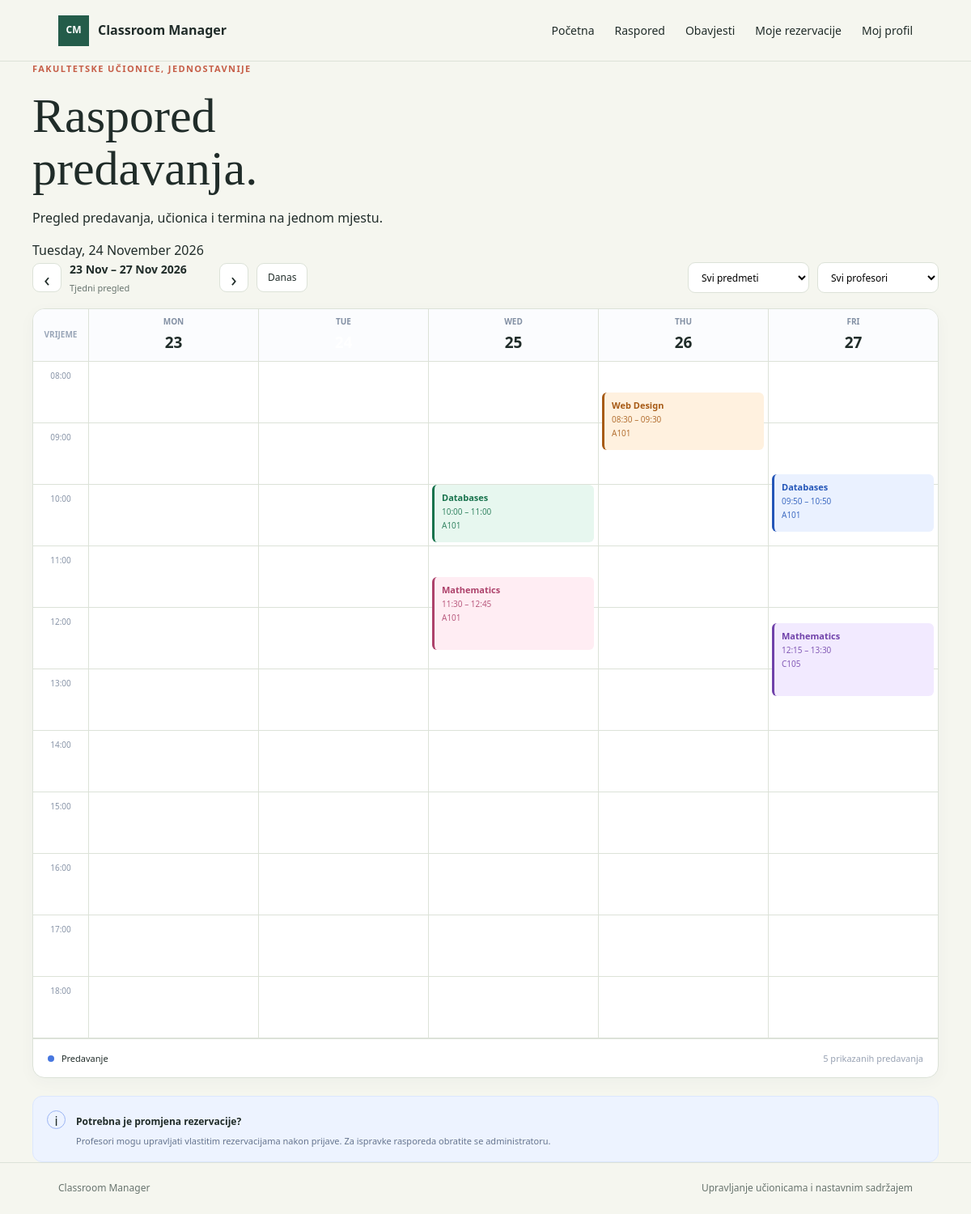
Screenshot of /timetable.php (signed in) with the database file from the repository.
### tables this page shows
CREATE TABLE `reservations` (
  `id` int(11) NOT NULL,
  `classroom_id` int(11) NOT NULL,
  `subject_id` int(11) NOT NULL,
  `expected_students` int(10) UNSIGNED DEFAULT NULL,
  `user_id` int(11) NOT NULL,
  `starts_at` datetime NOT NULL,
  `ends_at` datetime NOT NULL,
  `notes` text DEFAULT NULL
);

CREATE TABLE `subjects` (
  `id` int(11) NOT NULL,
  `name` varchar(150) NOT NULL
);

CREATE TABLE `classrooms` (
  `id` int(11) NOT NULL,
  `room_code` varchar(30) NOT NULL,
  `capacity` int(11) NOT NULL
);

### functions.php (called while the page is built, shortened)
<?php
function e(string|int|null $value): string
{
    return htmlspecialchars((string) $value, ENT_QUOTES | ENT_SUBSTITUTE, 'UTF-8');
}

### config.php (called while the page is built, shortened)
<?php
function db(): PDO
{
    static $pdo;
    if ($pdo instanceof PDO) {
        return $pdo;
    }
    $host = getenv('DB_HOST') ?: '127.0.0.1';
    $name = getenv('DB_NAME') ?: 'classroommanager';
    $user = getenv('DB_USER') ?: 'root';
    $password = getenv('DB_PASS');
    $password = $password === false ? '' : $password;
    $pdo = new PDO(
        "mysql:host={$host};dbname={$name};charset=utf8mb4",
        $user,
        $password,
        [
            PDO::ATTR_ERRMODE => PDO::ERRMODE_EXCEPTION,
            PDO::ATTR_DEFAULT_FETCH_MODE => PDO::FETCH_ASSOC,
            PDO::ATTR_EMULATE_PREPARES => false,
        ]
    );
    return $pdo;
}

### timetable.php (the view, shortened to what this page needs)
<?php
require_once __DIR__ . '/config.php';
require_once __DIR__ . '/functions.php';
$user = current_user();
$week = $_GET['week'] ?? date('Y-m-d');
$weekDate = DateTime::createFromFormat('Y-m-d', $week);
$weekDate->modify('monday this week');
$weekStart = $weekDate->format('Y-m-d');
$weekEnd = (clone $weekDate)->modify('+7 days')->format('Y-m-d');
$previousWeek = (clone $weekDate)
    ->modify('-7 days')->format('Y-m-d');
$nextWeek = (clone $weekDate)
    ->modify('+7 days')->format('Y-m-d');
$userId = $user['id'] ?? $user['ID'];
$sql = "
    SELECT
        r.id,
        r.starts_at,
        r.ends_at,
        r.notes,
        s.name AS subject_name,
        c.room_code,
        c.capacity,
        u.username AS professor_name
    FROM reservations r
    JOIN subjects s ON r.subject_id = s.id
    JOIN classrooms c ON r.classroom_id = c.id
    JOIN users u ON r.user_id = u.id
    WHERE r.starts_at < :week_end
    AND r.ends_at > :week_start
    AND r.subject_id IN (
        SELECT subject_id
        FROM user_subjects
        WHERE user_id = :user_id
    )
    ORDER BY r.starts_at
";
$stmt = db()->prepare($sql);
$stmt->execute([
    ':week_start' => $weekStart . ' 00:00:00',
    ':week_end' => $weekEnd . ' 00:00:00',
    ':user_id' => $userId
]);
$reservations = $stmt->fetchAll();
$days = [];
for ($i = 0; $i < 5; $i++) {
    $day = (clone $weekDate)->modify("+$i days");
    $days[] = [
        'date' => $day->format('Y-m-d'),
        'name' => $day->format('D'),
        'number' => $day->format('j')
    ];
}
$weekLabel =
    $weekDate->format('d M') .
    ' – ' .
    (clone $weekDate)->modify('+4 days')->format('d M Y');
$hours = range(8, 18);
require __DIR__ . '/header.php';
?>
<section class="page">
    <section class="page-heading">
        <div>
            <p class="eyebrow">FAKULTETSKE UČIONICE, JEDNOSTAVNIJE</p>
            <h1>Raspored<br><span>predavanja.</span></h1>
            <p class="subtitle">
                Pregled predavanja, učionica i termina na jednom mjestu.
            </p>
        </div>
        <div class="heading-date">
            <?= e(date('l, d F Y')) ?>
        </div>
    </section>
    <section class="toolbar">
        <div class="week-navigation">
            <a href="?week=<?= e($previousWeek) ?>"
               class="arrow-button"
               aria-label="Prethodni tjedan">
                &#8249;
            </a>
            <div class="week-label">
                <strong><?= e($weekLabel) ?></strong>
                <span>Tjedni pregled</span>
            </div>
            <a href="?week=<?= e($nextWeek) ?>"
               class="arrow-button"
               aria-label="Sljedeći tjedan">
                &#8250;
            </a>
            <a href="timetable.php" class="today-button">
                Danas
            </a>
        </div>
        <div class="filters">
            <select id="subjectFilter">
                <option value="">Svi predmeti</option>
            </select>
            <select id="professorFilter">
                <option value="">Svi profesori</option>
            </select>
        </div>
    </section>
    <section class="schedule-card">
        <div class="schedule-scroll">
            <div class="timetable">
                <div class="corner-cell">
                    VRIJEME
                </div>
                <?php foreach ($days as $day): ?>
                    <div class="day-heading
                        <?= $day['date'] == date('Y-m-d') ? 'is-today' : '' ?>">
                        <span><?= strtoupper(e($day['name'])) ?></span>
                        <strong><?= e($day['number']) ?></strong>
                    </div>
                <?php endforeach; ?>
                <?php foreach ($hours as $hour): ?>
                    <div class="time-cell">
                        <?= sprintf('%02d:00', $hour) ?>
                    </div>
                    <?php foreach ($days as $day): ?>
                        <div class="slot-cell"></div>
                    <?php endforeach; ?>
                <?php endforeach; ?>
                <?php foreach ($reservations as $reservation):
                    $start = new DateTime($reservation['starts_at']);
                    $end = new DateTime($reservation['ends_at']);
                    $dayIndex = (int)$start->format('N') - 1;
                    $startMinutes =
                        ((int)$start->format('H') - 8) * 60
                        + (int)$start->format('i');
                    $duration =
                        ($end->getTimestamp() - $start->getTimestamp()) / 60;
                    $top = ($startMinutes / 60) * 76;
                    $height = max(38, ($duration / 60) * 76 - 5);
                    $colors = ['blue', 'green', 'purple', 'orange', 'pink'];
                    $color = $colors[$reservation['id'] % count($colors)];
                ?>
                    <button
                        type="button"
                        class="lecture lecture-<?= e($color) ?>"
                        style="
                            --day-index: <?= $dayIndex ?>;
                            --event-top: <?= $top ?>px;
                            --event-height: <?= $height ?>px;
                        "
                        data-subject="<?= e($reservation['subject_name']) ?>"
                        data-professor="<?= e($reservation['professor_name']) ?>"
                        data-title="<?= e($reservation['subject_name']) ?>"
                        data-room="<?= e($reservation['room_code']) ?>"
                        data-professor-name="<?= e($reservation['professor_name']) ?>"
                        data-start="<?= e($start->format('H:i')) ?>"
                        data-end="<?= e($end->format('H:i')) ?>"
                        data-date="<?= e($start->format('l, d F Y')) ?>"
                        data-capacity="<?= (int)$reservation['capacity'] ?>"
                        data-notes="<?= e($reservation['notes']) ?>"
                    >
                        <strong>
                            <?= e($reservation['subject_name']) ?>
                        </strong>
                        <span>
                            <?= e($start->format('H:i')) ?>
                            –
                            <?= e($end->format('H:i')) ?>
                        </span>
                        <span>
                            <?= e($reservation['room_code']) ?>
                        </span>
                    </button>
                <?php endforeach; ?>
            </div>
        </div>
        <div class="schedule-footer">
            <span>
                <i class="legend-dot blue"></i>
                Predavanje
            </span>
            <span class="muted">
            </span>
        </div>
    </section>
    <section class="info-strip">
        <div class="info-icon">i</div>
        <div>
            <strong>Potrebna je promjena rezervacije?</strong>
            <p>
                Profesori mogu upravljati vlastitim rezervacijama nakon prijave.
                Za ispravke rasporeda obratite se administratoru.
            </p>
        </div>
    </section>
</section>
<?php require __DIR__ . '/footer.php'; ?>

### assets/style.css (style rules this page uses)
:root { color-scheme: light; --ink: #202c29; --muted: #68746e; --paper: #f5f6ef; --surface: #ffffff; --line: #dce2d8; --green: #245c4a; --green-dark: #193f34; --lime: #dce98a; --coral: #c65e48; --danger-bg: #fff0ec; --success-bg: #edf6e9; }
* { box-sizing: border-box; }
body { margin: 0; min-height: 100vh; display: flex; flex-direction: column; background: var(--paper); color: var(--ink); font-family: "Trebuchet MS", "Segoe UI", sans-serif; font-size: 16px; line-height: 1.55; }
a { color: var(--green); }
.eyebrow { margin: 0 0 18px; color: var(--coral); font-size: 11px; font-weight: 700; letter-spacing: 1.4px; }
h1, h2 { margin: 0; font-family: Georgia, "Times New Roman", serif; font-weight: 400; letter-spacing: 0; }
h1 { font-size: clamp(42px, 5vw, 64px); line-height: 1.08; }

### assets/timetable.css (style rules this page uses)
:root { --hour-height: 76px; }
.toolbar { display: flex; justify-content: space-between; align-items: center; gap: 18px; margin-bottom: 17px; }
.week-navigation { display: flex; align-items: center; gap: 10px; }
.week-label { min-width: 175px; display: flex; flex-direction: column; gap: 3px; }
.week-label strong { font-size: 14px; }
.week-label span { color: var(--muted); font-size: 11px; }
.arrow-button, .today-button { display: grid; place-items: center; height: 36px; border: 1px solid var(--line); background: white; border-radius: 9px; color: var(--ink); text-decoration: none; }
.arrow-button { width: 36px; font-size: 24px; }
.today-button { padding: 0 13px; font-size: 12px; }
.filters { display: flex; gap: 10px; }
.filters select { height: 38px; min-width: 150px; padding: 0 12px; border: 1px solid var(--line); border-radius: 9px; background: white; font: inherit; font-size: 12px; }
.schedule-card { background: white; border: 1px solid var(--line); border-radius: 15px; overflow: hidden; box-shadow: 0 5px 20px rgba(31,48,85,.035); }
.schedule-scroll { overflow-x: auto; }
.timetable { min-width: 760px; display: grid; grid-template-columns: 68px repeat(5, minmax(120px, 1fr)); grid-template-rows: 65px repeat(11, var(--hour-height)); position: relative; }
.corner-cell, .day-heading { display: flex; align-items: center; justify-content: center; background: #fbfcfe; border-bottom: 1px solid var(--line); }
.corner-cell { color: #9aa6b8; font-size: 10px; font-weight: 700; }
.day-heading { flex-direction: column; gap: 3px; border-left: 1px solid var(--line); }
.day-heading span { color: #8390a4; font-size: 10px; font-weight: 700; }
.day-heading strong { font-size: 19px; }
.day-heading.is-today strong { background: var(--primary); color: white; border-radius: 50%; width: 29px; height: 29px; display: grid; place-items: center; }
.time-cell { display: flex; justify-content: center; padding-top: 10px; color: #8995a8; font-size: 10px; border-bottom: 1px solid var(--line); }
.slot-cell { border-left: 1px solid var(--line); border-bottom: 1px solid var(--line); }
.lecture { position: absolute; left: calc( 68px + (100% - 68px) / 5 * var(--day-index) + 5px ); width: calc((100% - 68px) / 5 - 10px); top: calc(65px + var(--event-top)); height: var(--event-height); min-height: 38px; padding: 8px 9px; border: none; border-left: 3px solid currentColor; border-radius: 6px; text-align: left; cursor: pointer; display: flex; flex-direction: column; gap: 3px; overflow: hidden; font-family: inherit; }
.lecture strong { font-size: 11px; }
.lecture span { font-size: 10px; opacity: .85; }
.lecture-blue { color: #2456b8; background: #eaf1ff; }
.lecture-green { color: #18734d; background: #e7f7ef; }
.lecture-purple { color: #7042aa; background: #f2eaff; }
.lecture-orange { color: #a75b16; background: #fff1df; }
.lecture-pink { color: #ad426b; background: #ffedf3; }
.schedule-footer { min-height: 48px; display: flex; align-items: center; justify-content: space-between; padding: 0 18px; border-top: 1px solid var(--line); font-size: 11px; }
.legend-dot { display: inline-block; width: 8px; height: 8px; border-radius: 50%; margin-right: 6px; background: #4777df; }
.muted { color: #98a2b3; }
.info-strip { display: flex; gap: 13px; margin-top: 22px; padding: 17px; background: #edf3ff; border: 1px solid #dce7ff; border-radius: 12px; }
.info-icon { display: grid; place-items: center; width: 23px; height: 23px; flex-shrink: 0; border: 1px solid #9bb4f4; border-radius: 50%; color: var(--primary); }
.info-strip strong { font-size: 12px; }
.info-strip p { margin: 4px 0 0; color: #65748e; font-size: 11px; line-height: 1.6; }

### rows the page displays
reservations: subject.name "Databases", starts_at "10:00", ends_at "11:00", classroom.room_code "A101"
reservations: subject.name "Mathematics", starts_at "11:30", ends_at "12:45", classroom.room_code "A101"
reservations: subject.name "Web Design", starts_at "08:30", ends_at "09:30", classroom.room_code "A101"
reservations: subject.name "Databases", starts_at "09:50", ends_at "10:50", classroom.room_code "A101"
reservations: subject.name "Mathematics", starts_at "12:15", ends_at "13:30", classroom.room_code "C105"

### other values shown
$weekLabel "23 Nov – 27 Nov 2026"
$day['name'] "MON"
$day['number'] "23"
$day['name'] "TUE"
$day['name'] "WED"
$day['number'] "25"
$day['name'] "THU"
$day['number'] "26"
$day['name'] "FRI"
$day['number'] "27"
$hour "08"
$hour "09"
$hour "10"
$hour "11"
$hour "12"
